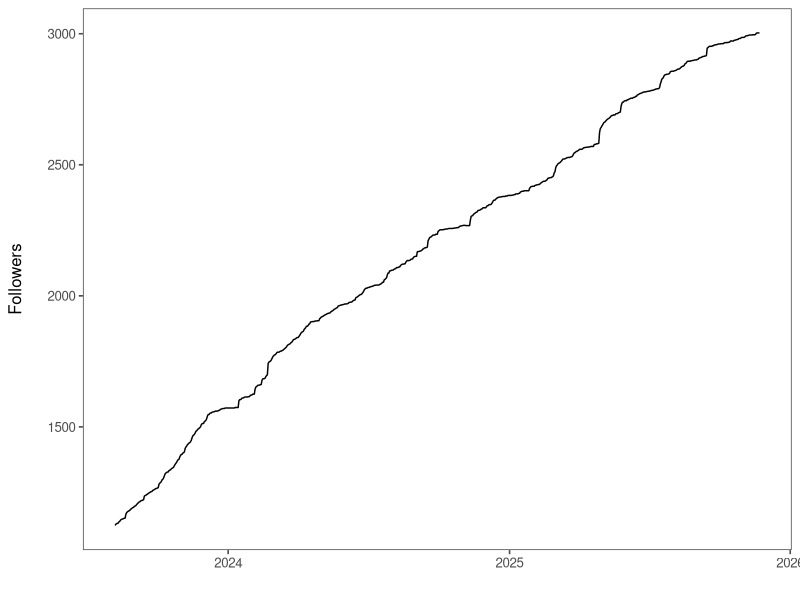
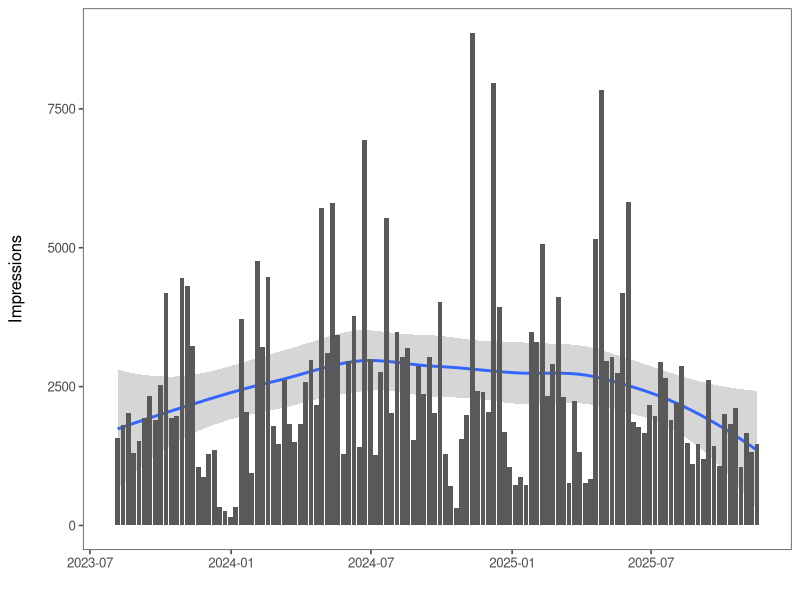
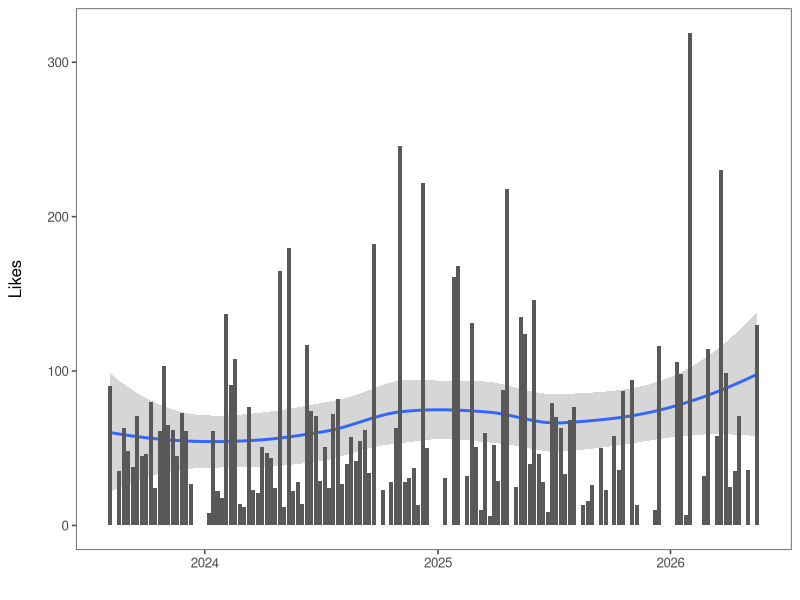
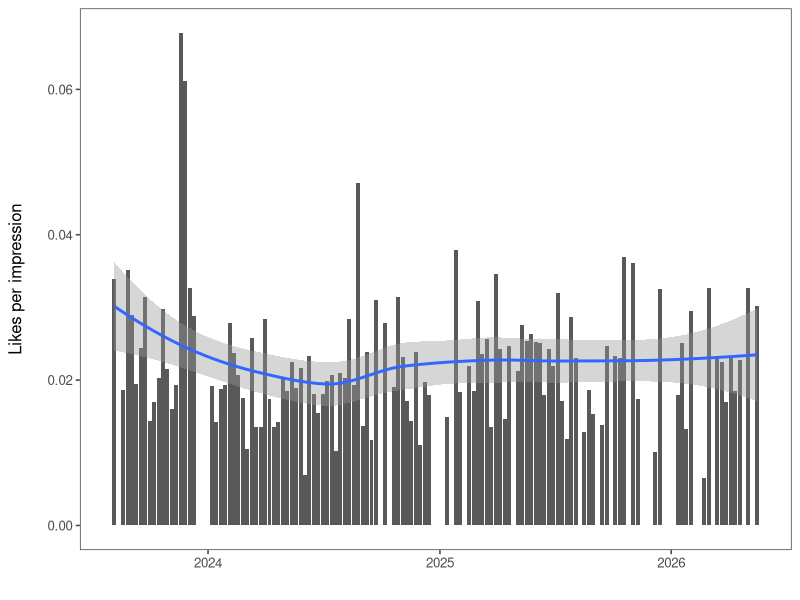
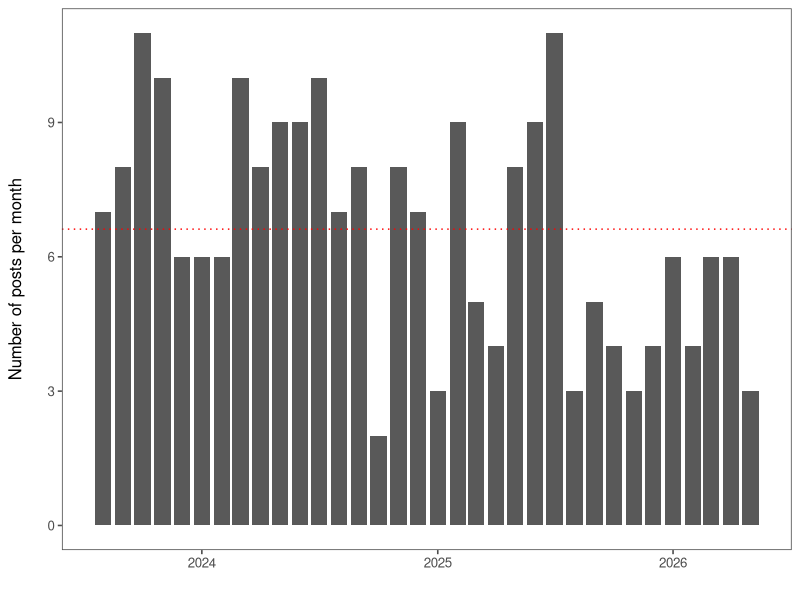
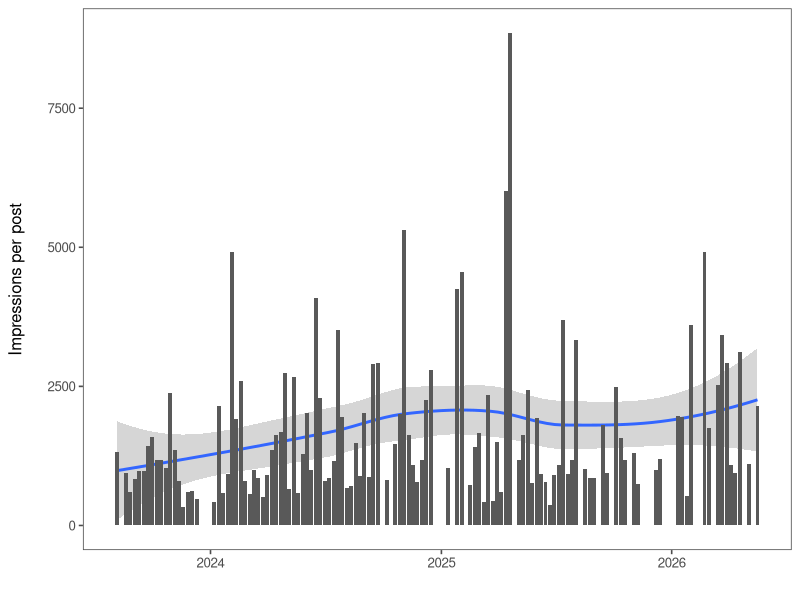
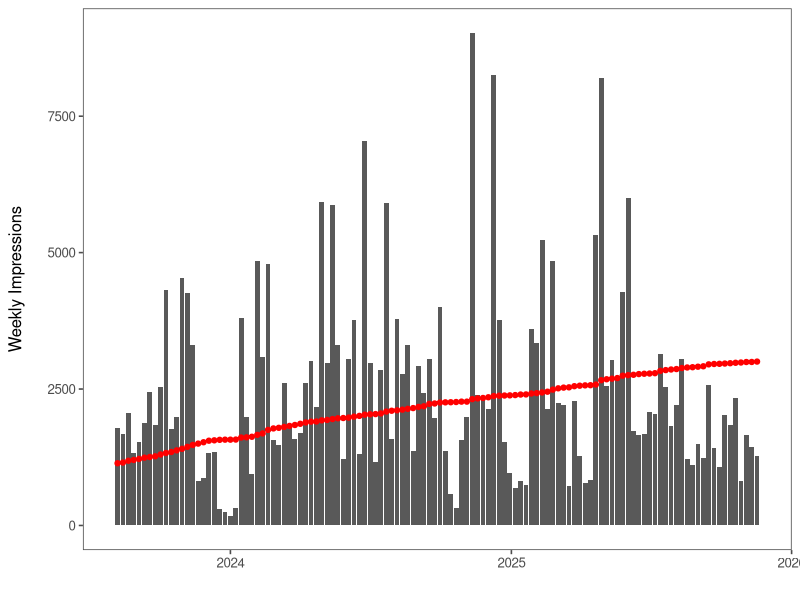

Here is the R script that generated these plots, in order: (Note: this script raises an error after producing the figures.)
## ---- chunk 1
library(tidyverse)
library(lubridate)
library(ggthemes)

followers  <- read_csv("clean-data/new-followers.csv")
content_posts  <- read_csv("clean-data/content_posts-overview.csv")
content_overview  <- read_csv("clean-data/content-overview.csv")
visitors  <- read_csv("clean-data/visitors-overview.csv")
## ---- chunk 2
followers |>
  ggplot(aes(x = date, y = cumulative_followers)) +
  geom_line() +
  labs(
    x = "",
    y = "Followers\n"
  ) +
    theme_few()
## ---- chunk 3
# impressions over time
content_overview %>%
  group_by(month = floor_date(date, "week")) %>%
  summarise(
    sum_value = sum(impressions, na.rm = TRUE),
    mean_value = mean(impressions, na.rm = TRUE),
    .groups = "drop"
  ) |>
  ggplot(aes(x = month, y = sum_value)) +
  geom_smooth() +
  geom_col() +
  labs(
    x = "",
    y = "Impressions\n"
  ) +
  theme_few()
## ---- chunk 4
content_posts %>%
  group_by(week = floor_date(date, "week")) %>%
  summarise(
    sum_value = sum(likes, na.rm = TRUE),
    mean_value = mean(likes, na.rm = TRUE),
    .groups = "drop"
  ) |>
  ggplot(aes(x = week, y = sum_value)) +
  geom_smooth() +
  geom_col() +
  labs(
    x = "",
    y = "Likes\n"
  ) +
  theme_few()
## ---- chunk 5
content_posts |>
  group_by(week = floor_date(date, "week")) %>%
  summarise(
    sum_likes = sum(likes, na.rm = TRUE),
    sum_impressions = sum(impressions, na.rm = TRUE),
    .groups = "drop"
  ) |>
  mutate(likes_per_impression = sum_likes/sum_impressions) |>
  ggplot(aes(x = week, y = likes_per_impression))  +
  geom_col() +
  geom_smooth() +
  labs(
    x = "",
    y = "Likes per impression\n"
  ) +
  theme_few()
## ---- chunk 6
mean_n_posts  <- content_posts %>%
  group_by(month = floor_date(date, "month")) %>%
  count() |>
  ungroup() |>
  summarise(mean_posts = mean(n)) |>
  pull()

content_posts %>%
  group_by(month = floor_date(date, "month")) %>%
  count() |>
  ggplot(aes(x = month, y = n)) +
  geom_col() +
  geom_hline(yintercept = mean_n_posts, color = "red", linetype = "dotted") +
  labs(
    x = "",
    y = "Number of posts per month\n"
  ) +
  theme_few()
## ---- chunk 7
content_posts %>%
  group_by(week = floor_date(date, "week")) %>%
  summarise(n_posts = n(),
  impression = sum(impressions, na.rm = TRUE)) |>
  mutate(impressions_per_post = impression/n_posts) |>
  ggplot(aes(x = week, y = impressions_per_post)) +
  geom_smooth() +
  geom_col() +
  labs(x = "",
  y = "Impressions per post\n") +
  theme_few()
## ---- chunk 8
followers_week  <- followers |> 
  mutate(week = floor_date(date, unit = "week", week_start = 1)) |> 
  group_by(week) |> 
  slice_max(cumulative_followers) |> 
  distinct(week, .keep_all = TRUE)  |> 
  select(week, cumulative_followers)

content_week  <- content_overview |> 
  mutate(week = floor_date(date, unit = "week", week_start = 1)) |> 
  group_by(week) |> 
  summarise(total_impressions = sum(impressions))

merge_week  <- followers_week |> 
  left_join(content_week)

merge_week  |> 
  ggplot() +
  geom_col(data = content_week, aes(x = week, y = total_impressions)) +
  geom_point(data = followers_week, aes(x = week, y = cumulative_followers), color = "red") +
  labs(x = "",
  y = "Weekly Impressions\n") +
    theme_few()

cor_data  <- merge_week |> 
  drop_na()

cor(cor_data$cumulative_followers, cor_data$total_impressions)
## ---- chunk 9
impressions_deepdive  <- content_overview |> 
  mutate(week = floor_date(date, unit = "week", week_start = 1)) |> 
  group_by(week) |> 
  mutate(total_impressions = sum(impressions)) |> 
  filter(total_impressions > 7000)
## ---- chunk 10
content_overview |> 
  ggplot(aes(x = impressions, y = likes)) +
  geom_point() +
  geom_smooth(method = "lm") +
  theme_few()

cor(content_overview$impressions, content_overview$likes)
## ---- chunk 11
content_overview_less7k <- content_overview |> 
  filter(impressions < 7000)

content_overview_less7k |> 
  ggplot(aes(x = impressions, y = likes)) +
  geom_point() +
  geom_smooth(method = "lm") +
  theme_few()

cor(content_overview_less7k$impressions, content_overview_less7k$likes)
## ---- chunk 12
paste0("Correlation Impressions / Likes: ", cor(content_overview$impressions, content_overview$likes))
paste0("Correlation Impressions / Comments: ", cor(content_overview$impressions, content_overview$comments))
paste0("Correlation Impressions / Reposts: ", cor(content_overview$impressions, content_overview$reposts))
paste0("Correlation Impressions / Clicks: ", cor(content_overview$impressions, content_overview$clicks))
paste0("Correlation Impressions / Engagement Rate: ", cor(content_overview$impressions, content_overview$engagement_rate))
## ---- chunk 13
# filter top 10 posts according to likes
content_posts |> 
  slice_max(likes, n = 5) |> 
  select(post_title, likes) |> 
  knitr::kable(format = "html")
## ---- chunk 14
# filter top 10 posts according to likes
content_posts |> 
  slice_max(reposts, n = 5) |> 
  select(post_title, reposts) |> 
  knitr::kable(format = "html")
## ---- chunk 15
content_posts |>
  slice_max(engagement_rate, n = 5) |>
  select(post_title, engagement_rate) |>
  arrange(desc(engagement_rate)) |>
  knitr::kable(format = "html")
## ---- chunk 16
content_overview |>
  slice_max(n = 5, order_by = click_through_rate_ctr) |>
  select(post_title, click_through_rate_ctr) |>
  knitr::kable(format = "html")
## ---- chunk 17
hist(content_overview$click_through_rate_ctr, main = "Distribution of CTR", xlab = "Click Through Rate")
## ---- chunk 18
content_overview |>
  ggplot(aes(x = impressions, y = click_through_rate_ctr)) +
  geom_point() +
  geom_smooth(method = "lm") +
  labs(x = "\nImpressions", y = "Click Through Rate\n") +
  theme_few()

paste0("Correlation: ", cor(content_overview$impressions, content_overview$click_through_rate_ctr))
round(quantile(x = content_overview$click_through_rate_ctr, probs = seq(0,1,.1)), digits = 2)
## ---- chunk 19
click_through_no_outliers  <- content_overview |>
  filter(click_through_rate_ctr < 0.4)

click_through_no_outliers |>
  ggplot(aes(x = impressions, y = click_through_rate_ctr)) +
  geom_point() +
  geom_smooth(method = "lm") +
  labs(x = "\nImpressions", y = "Click Through Rate\n") +
  theme_few()

paste0("Correlation: ", cor(click_through_no_outliers$impressions, click_through_no_outliers$click_through_rate_ctr))
## ---- chunk 20
visitors |>
  group_by(week = floor_date(date, "week")) |>
  summarise(page_views = sum(total_page_views, na.rm = TRUE), .groups = "drop") |>
  ggplot(aes(x = week, y = page_views)) +
  geom_col() +
  geom_smooth() +
  labs(
    x = "",
    y = "Page views\n"
  ) +
  theme_few()
## ---- chunk 21
visitors |>
  group_by(week = floor_date(date, "week")) |>
  summarise(unique_visitors = sum(total_unique_visitors, na.rm = TRUE), .groups = "drop") |>
  ggplot(aes(x = week, y = unique_visitors)) +
  geom_col() +
  geom_smooth() +
  labs(
    x = "",
    y = "Unique visitors\n"
  ) +
  theme_few()
## ---- chunk 22
visitors |>
  group_by(week = floor_date(date, "week")) |>
  summarise(
    Overview = sum(overview_page_views, na.rm = TRUE),
    Life = sum(life_page_views, na.rm = TRUE),
    Jobs = sum(jobs_page_views, na.rm = TRUE),
    .groups = "drop"
  ) |>
  pivot_longer(-week, names_to = "subpage", values_to = "page_views") |>
  ggplot(aes(x = week, y = page_views, fill = subpage)) +
  geom_col() +
  labs(
    x = "",
    y = "Page views\n",
    fill = ""
  ) +
  theme_few()
## ---- chunk 23
visitors |>
  group_by(week = floor_date(date, "week")) |>
  summarise(
    Desktop = sum(total_page_views_desktop, na.rm = TRUE),
    Mobile = sum(total_page_views_mobile, na.rm = TRUE),
    .groups = "drop"
  ) |>
  pivot_longer(-week, names_to = "device", values_to = "page_views") |>
  ggplot(aes(x = week, y = page_views, fill = device)) +
  geom_col() +
  labs(
    x = "",
    y = "Page views\n",
    fill = ""
  ) +
  theme_few()
